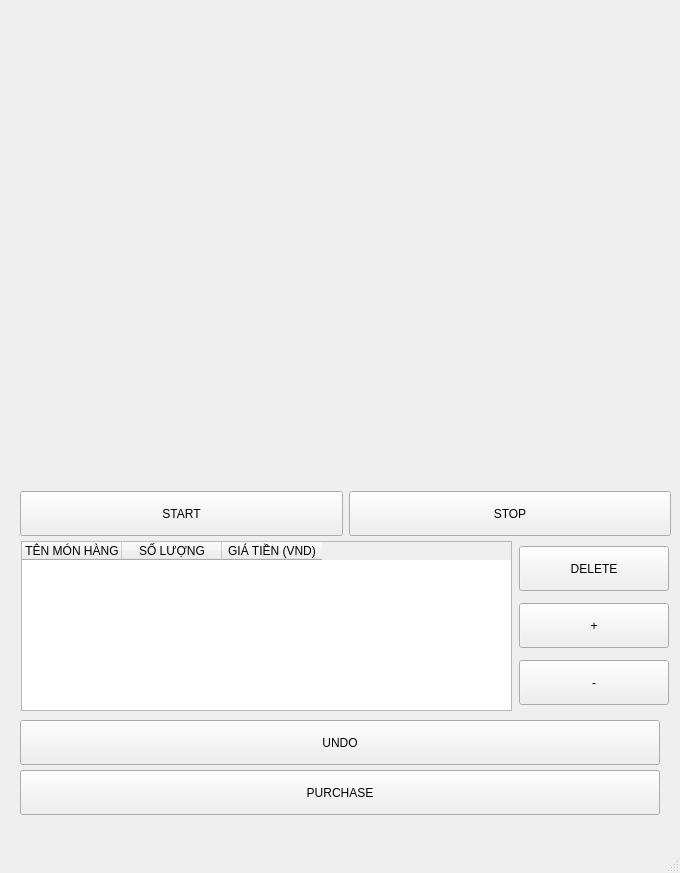
<?xml version="1.0" encoding="UTF-8"?>
<ui version="4.0">
 <class>StationaryShoppingCart</class>
 <widget class="QMainWindow" name="StationaryShoppingCart">
  <property name="geometry">
   <rect>
    <x>0</x>
    <y>0</y>
    <width>680</width>
    <height>873</height>
   </rect>
  </property>
  <property name="minimumSize">
   <size>
    <width>680</width>
    <height>800</height>
   </size>
  </property>
  <property name="maximumSize">
   <size>
    <width>680</width>
    <height>900</height>
   </size>
  </property>
  <property name="windowTitle">
   <string>MainWindow</string>
  </property>
  <widget class="QWidget" name="centralwidget">
   <widget class="QPushButton" name="pushButton">
    <property name="geometry">
     <rect>
      <x>20</x>
      <y>770</y>
      <width>640</width>
      <height>45</height>
     </rect>
    </property>
    <property name="minimumSize">
     <size>
      <width>640</width>
      <height>45</height>
     </size>
    </property>
    <property name="maximumSize">
     <size>
      <width>640</width>
      <height>45</height>
     </size>
    </property>
    <property name="text">
     <string>PURCHASE</string>
    </property>
   </widget>
   <widget class="QPushButton" name="pushButton_2">
    <property name="enabled">
     <bool>true</bool>
    </property>
    <property name="geometry">
     <rect>
      <x>20</x>
      <y>720</y>
      <width>640</width>
      <height>45</height>
     </rect>
    </property>
    <property name="minimumSize">
     <size>
      <width>640</width>
      <height>45</height>
     </size>
    </property>
    <property name="maximumSize">
     <size>
      <width>640</width>
      <height>45</height>
     </size>
    </property>
    <property name="text">
     <string>UNDO</string>
    </property>
   </widget>
   <widget class="QLabel" name="cameraLabel">
    <property name="geometry">
     <rect>
      <x>20</x>
      <y>20</y>
      <width>641</width>
      <height>461</height>
     </rect>
    </property>
    <property name="mouseTracking">
     <bool>true</bool>
    </property>
    <property name="tabletTracking">
     <bool>true</bool>
    </property>
    <property name="acceptDrops">
     <bool>true</bool>
    </property>
    <property name="lineWidth">
     <number>2</number>
    </property>
    <property name="text">
     <string/>
    </property>
   </widget>
   <widget class="QWidget" name="">
    <property name="geometry">
     <rect>
      <x>20</x>
      <y>540</y>
      <width>651</width>
      <height>172</height>
     </rect>
    </property>
    <layout class="QHBoxLayout" name="horizontalLayout_2">
     <item>
      <widget class="QTableWidget" name="tableWidget">
       <property name="maximumSize">
        <size>
         <width>491</width>
         <height>170</height>
        </size>
       </property>
       <column>
        <property name="text">
         <string>TÊN MÓN HÀNG</string>
        </property>
       </column>
       <column>
        <property name="text">
         <string>SỐ LƯỢNG</string>
        </property>
       </column>
       <column>
        <property name="text">
         <string>GIÁ TIỀN (VND)</string>
        </property>
       </column>
      </widget>
     </item>
     <item>
      <layout class="QVBoxLayout" name="verticalLayout">
       <item>
        <widget class="QPushButton" name="pushButton_4">
         <property name="maximumSize">
          <size>
           <width>150</width>
           <height>45</height>
          </size>
         </property>
         <property name="text">
          <string>DELETE</string>
         </property>
        </widget>
       </item>
       <item>
        <widget class="QPushButton" name="pushButton_3">
         <property name="maximumSize">
          <size>
           <width>150</width>
           <height>45</height>
          </size>
         </property>
         <property name="text">
          <string>+</string>
         </property>
        </widget>
       </item>
       <item>
        <widget class="QPushButton" name="pushButton_5">
         <property name="maximumSize">
          <size>
           <width>150</width>
           <height>45</height>
          </size>
         </property>
         <property name="text">
          <string>-</string>
         </property>
        </widget>
       </item>
      </layout>
     </item>
    </layout>
   </widget>
   <widget class="QWidget" name="">
    <property name="geometry">
     <rect>
      <x>20</x>
      <y>490</y>
      <width>651</width>
      <height>47</height>
     </rect>
    </property>
    <layout class="QHBoxLayout" name="horizontalLayout">
     <item>
      <widget class="QPushButton" name="startButton">
       <property name="enabled">
        <bool>true</bool>
       </property>
       <property name="minimumSize">
        <size>
         <width>320</width>
         <height>45</height>
        </size>
       </property>
       <property name="maximumSize">
        <size>
         <width>640</width>
         <height>45</height>
        </size>
       </property>
       <property name="text">
        <string>START</string>
       </property>
      </widget>
     </item>
     <item>
      <widget class="QPushButton" name="stopButton">
       <property name="enabled">
        <bool>true</bool>
       </property>
       <property name="minimumSize">
        <size>
         <width>320</width>
         <height>45</height>
        </size>
       </property>
       <property name="maximumSize">
        <size>
         <width>640</width>
         <height>45</height>
        </size>
       </property>
       <property name="text">
        <string>STOP</string>
       </property>
      </widget>
     </item>
    </layout>
   </widget>
  </widget>
  <widget class="QMenuBar" name="menubar">
   <property name="geometry">
    <rect>
     <x>0</x>
     <y>0</y>
     <width>680</width>
     <height>21</height>
    </rect>
   </property>
  </widget>
  <widget class="QStatusBar" name="statusbar"/>
 </widget>
 <resources/>
 <connections/>
</ui>
